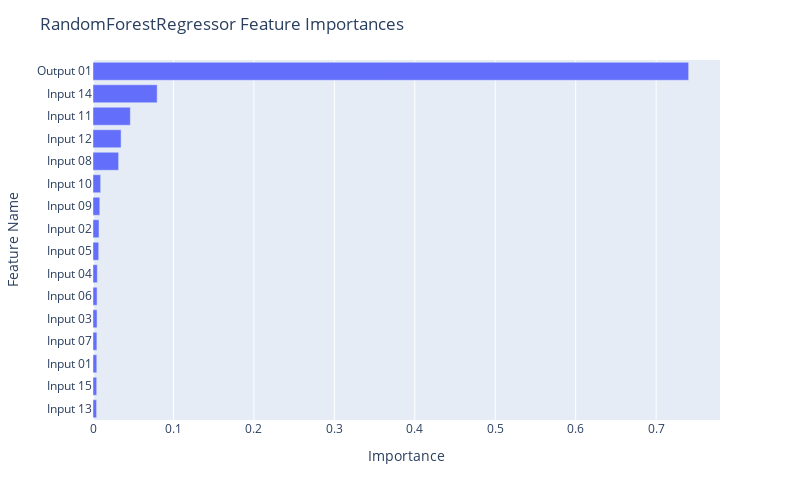

Notebook source saved alongside this figure:
### Code cell
fig = px.bar(df_rf, x="Importance", y="Feature Name")

fig.update_layout(
    autosize=False,
    width=800,
    height=500,
    title_text=f"RandomForestRegressor Feature Importances",
    yaxis={'categoryorder':'total ascending'}
)

fig.show()

### Figure 1 — Plotly figure (JSON) as saved in the notebook; plotly's stock layout.template omitted (floating-point values rounded to 4 significant figures)
{"data": [{"alignmentgroup": "True", "hovertemplate": "Importance=%{x}<br>Feature Name=%{y}<extra></extra>", "legendgroup": "", "marker": {"color": "#636efa", "pattern": {"shape": ""}}, "name": "", "offsetgroup": "", "orientation": "h", "showlegend": false, "textposition": "auto", "type": "bar", "x": [0.7404, 0.07979, 0.0464, 0.0349, 0.03183, 0.009496, 0.008459, 0.007472, 0.007081, 0.005361, 0.005075, 0.005052, 0.004834, 0.004717, 0.004604, 0.00449], "xaxis": "x", "y": ["Output 01", "Input 14", "Input 11", "Input 12", "Input 08", "Input 10", "Input 09", "Input 02", "Input 05", "Input 04", "Input 06", "Input 03", "Input 07", "Input 01", "Input 15", "Input 13"], "yaxis": "y"}], "layout": {"autosize": false, "barmode": "relative", "height": 500, "legend": {"tracegroupgap": 0}, "margin": {"t": 60}, "title": {"text": "RandomForestRegressor Feature Importances"}, "width": 800, "xaxis": {"anchor": "y", "autorange": true, "domain": [0, 1], "range": [0, 0.7794], "title": {"text": "Importance"}, "type": "linear"}, "yaxis": {"anchor": "x", "autorange": true, "categoryorder": "total ascending", "domain": [0, 1], "range": [-0.5, 15.5], "title": {"text": "Feature Name"}, "type": "category"}}}
